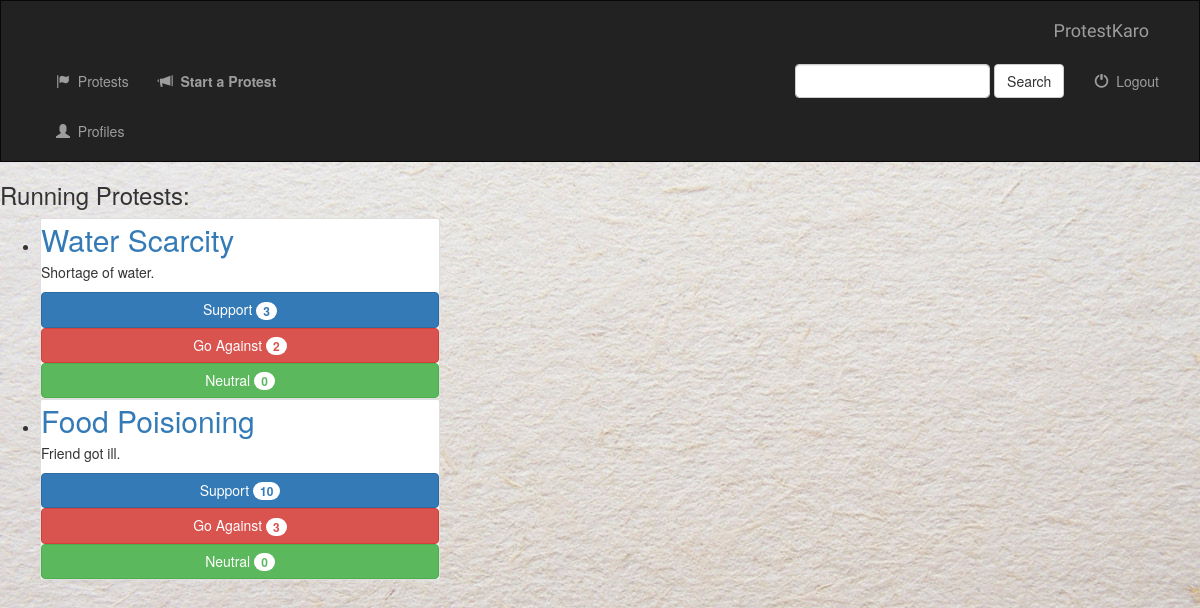
Page /post/ on the earlier database version.
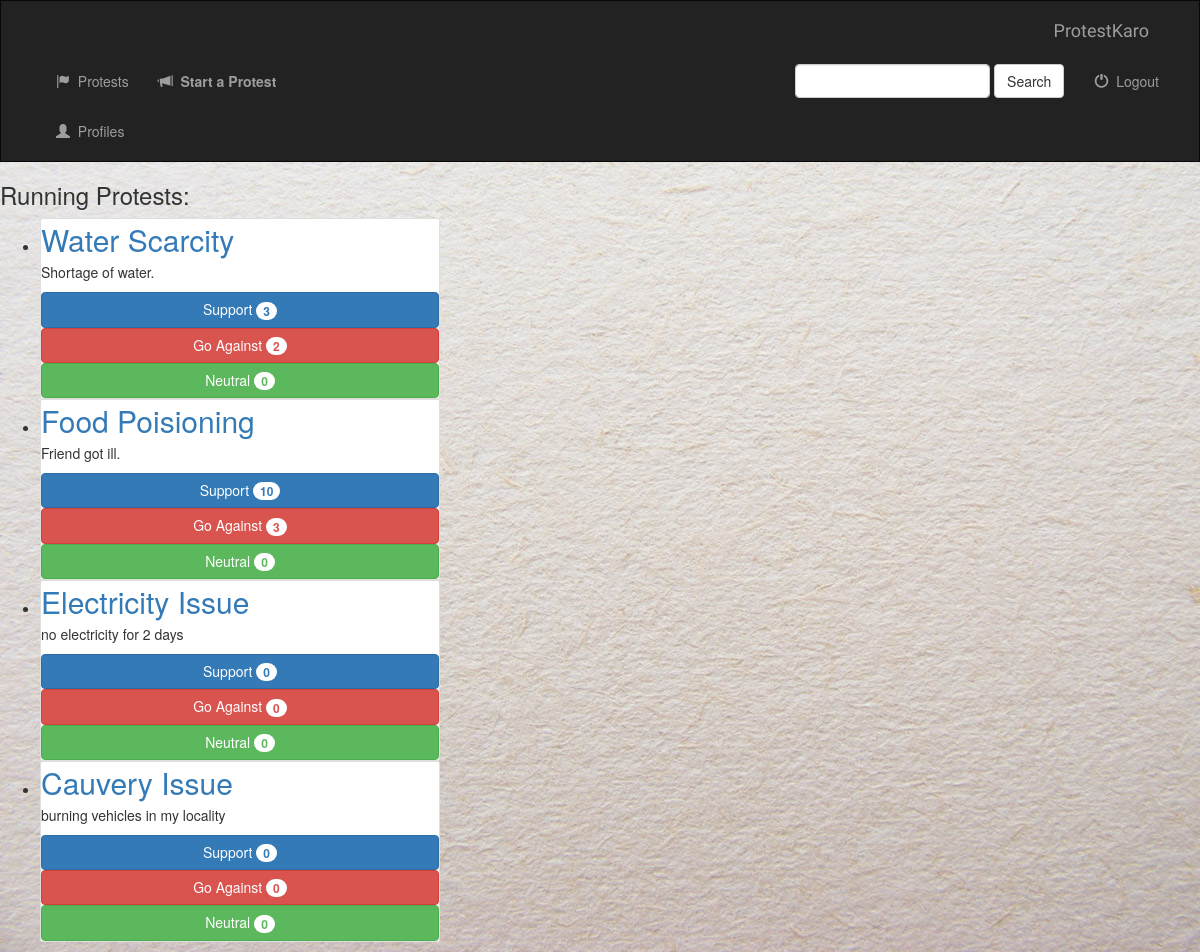
Same page on the later database version.
### protest/models.py (models this page shows, shortened)
class Post(models.Model):
    profile_id = models.ForeignKey(Profile, on_delete=models.CASCADE)
    subject = models.CharField(max_length=100)
    description = models.TextField()
    support_count = models.IntegerField(default=0)
    against_count = models.IntegerField(default=0)
    neutral_count = models.IntegerField(default=0)
    organizing_committee = models.CharField(max_length=100)
    age_group = models.CharField(max_length=25)
    dateTime = models.DateTimeField(auto_now_add=True)
    incident = models.TextField()
    closed = models.BooleanField(default=1)
    picture = models.CharField(max_length=1000)
    tag = models.CharField(max_length=100)
    concerned_authority = models.CharField(max_length=100)

### protest/views.py (the view)
# urls.py: url(r'^post/$', views.IndexViewPost.as_view(), name='index_post'),
class IndexViewPost(generic.ListView):
    template_name = 'protest/index_post.html'
    context_object_name = 'all_posts'
    def get_queryset(self):
        return Post.objects.all()

### protest/templates/protest/index_post.html (shortened to what this page needs)
{% extends 'protest/base.html' %}
{% block body %}
{% if all_posts %}
        <h3>Running Protests:</h3>
            <ul>
                {% for post in all_posts %}
                <li >
                    <div class="card card-block text-xs-center" style="width: 40rem;" background="navy">
                        <a href="{% url 'protest:detail_post' post.id%}" style="font-size: 30px">{{ post.subject }}</a>
                        <p class="card-text">{{ post.description }}</p>
                        <a href="#" class="btn btn-primary">Support <span class="badge">{{ post.support_count }}</span> </a>
                        <a href="#" class="btn btn-danger">Go Against <span class="badge">{{ post.against_count }}</span> </a>
                        <a href="#" class="btn btn-success">Neutral <span class="badge">{{ post.neutral_count }}</span> </a>
                    </div>
                </li>
                {% endfor %}
            </ul>
    {% else %}
        <h3>No Posts Yet!</h3>
{% endif %}
{% endblock %}

### protest/templates/protest/base.html (shortened to what this page needs)
<!DOCTYPE html>
<html lang="en">
<head>
    {% load staticfiles %}
    <link rel="stylesheet" href="https://maxcdn.bootstrapcdn.com/bootstrap/4.0.0-alpha.2/css/bootstrap.min.css">
    <link rel="stylesheet" href="https://maxcdn.bootstrapcdn.com/bootstrap/3.3.6/css/bootstrap.min.css">
    <link rel="stylesheet" type="text/css" href="{% static 'music/style.css' %}"/>
</head>
<body>
<nav class="navbar navbar-inverse" data-spy="affix" data-offset-top="200">
    <div class="container-fluid">
        <div class="navbar-header">
            <a class="navbar-brand" href="{% url 'protest:index_post' %}">ProtestKaro</a>
        </div>
        <div class="collapse navbar-collapse" id="topNavBar">
            <ul class="nav navbar-nav">
                <li class="">
                    <a href="{% url 'protest:index_post' %}">
                        <span class="glyphicon glyphicon-flag" aria-hidden="true"></span>&nbsp; Protests
                    </a>
                </li>
                <li class="">
                    <a href="{% url 'protest:index_profile' %}">
                        <span class="glyphicon glyphicon-user" aria-hidden="true"></span>&nbsp; Profiles
                    </a>
                </li>
            </ul>
            <ul class="nav navbar-nav navbar-center">
                <li class="">
                    <a href="{% url 'protest:post-create' %}">
                        <span class="glyphicon glyphicon-bullhorn" aria-hidden="true"></span>&nbsp; <strong>Start a Protest</strong>
                    </a>
                </li>
            </ul>
            <ul class="nav navbar-nav navbar-right">
                <li class="">
                    <a href="#">
                        <span class="glyphicon glyphicon-off" aria-hidden="true"></span>&nbsp; Logout
                    </a>
                </li>
            </ul>
            <form class="navbar-form navbar-right" role="search" method="get" action="#">
                <div class="form-group">
                    <input type="text" class="form-control" name="q" value="">
                </div>
                <button type="submit" class="btn btn-default">Search</button>
            </form>
        </div>
    </div>
</nav>
{% block body %}
{% endblock %}
</body>
</html>

### protest/static/protest/style.css (style rules this page uses)
body { background: white url("images/background.jpg"); }
.navbar { border-radius: 0; }
.navbar-brand { font-family: 'Satisfy', cursive; }

Differences in the rows shown:
added Post: subject "Electricity Issue", description "no electricity for 2 days", support_count "0", against_count "0", neutral_count "0"
added Post: subject "Cauvery Issue", description "burning vehicles in my locality", support_count "0", against_count "0", neutral_count "0"
